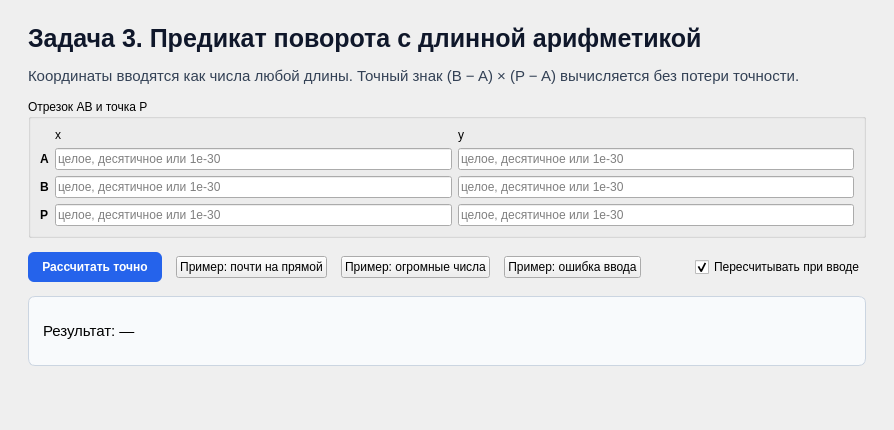
<?xml version="1.0" encoding="UTF-8"?>
<ui version="4.0">
 <class>LongArithmeticPage</class>
 <widget class="QWidget" name="LongArithmeticPage">
  <property name="windowTitle"><string>Предикат с длинной арифметикой</string></property>
  <layout class="QVBoxLayout" name="pageLayout">
   <property name="leftMargin"><number>28</number></property>
   <property name="topMargin"><number>24</number></property>
   <property name="rightMargin"><number>28</number></property>
   <property name="bottomMargin"><number>24</number></property>
   <property name="spacing"><number>14</number></property>
   <item>
    <widget class="QLabel" name="titleLabel">
     <property name="styleSheet"><string notr="true">font-size: 25px; font-weight: 700; color: #0f172a;</string></property>
     <property name="text"><string>Задача 3. Предикат поворота с длинной арифметикой</string></property>
    </widget>
   </item>
   <item>
    <widget class="QLabel" name="descriptionLabel">
     <property name="styleSheet"><string notr="true">font-size: 15px; color: #334155;</string></property>
     <property name="text"><string>Координаты вводятся как числа любой длины. Точный знак (B − A) × (P − A) вычисляется без потери точности.</string></property>
     <property name="wordWrap"><bool>true</bool></property>
    </widget>
   </item>
   <item>
    <widget class="QGroupBox" name="coordinatesGroupBox">
     <property name="title"><string>Отрезок AB и точка P</string></property>
     <layout class="QGridLayout" name="coordinatesLayout">
      <item row="0" column="1"><widget class="QLabel" name="xHeaderLabel"><property name="text"><string>x</string></property></widget></item>
      <item row="0" column="2"><widget class="QLabel" name="yHeaderLabel"><property name="text"><string>y</string></property></widget></item>
      <item row="1" column="0"><widget class="QLabel" name="aLabel"><property name="styleSheet"><string notr="true">font-weight: 700;</string></property><property name="text"><string>A</string></property></widget></item>
      <item row="2" column="0"><widget class="QLabel" name="bLabel"><property name="styleSheet"><string notr="true">font-weight: 700;</string></property><property name="text"><string>B</string></property></widget></item>
      <item row="3" column="0"><widget class="QLabel" name="pLabel"><property name="styleSheet"><string notr="true">font-weight: 700;</string></property><property name="text"><string>P</string></property></widget></item>
      <item row="1" column="1"><widget class="QLineEdit" name="axLineEdit"><property name="minimumSize"><size><width>280</width><height>0</height></size></property><property name="placeholderText"><string>целое, десятичное или 1e-30</string></property></widget></item>
      <item row="1" column="2"><widget class="QLineEdit" name="ayLineEdit"><property name="minimumSize"><size><width>280</width><height>0</height></size></property><property name="placeholderText"><string>целое, десятичное или 1e-30</string></property></widget></item>
      <item row="2" column="1"><widget class="QLineEdit" name="bxLineEdit"><property name="minimumSize"><size><width>280</width><height>0</height></size></property><property name="placeholderText"><string>целое, десятичное или 1e-30</string></property></widget></item>
      <item row="2" column="2"><widget class="QLineEdit" name="byLineEdit"><property name="minimumSize"><size><width>280</width><height>0</height></size></property><property name="placeholderText"><string>целое, десятичное или 1e-30</string></property></widget></item>
      <item row="3" column="1"><widget class="QLineEdit" name="pxLineEdit"><property name="minimumSize"><size><width>280</width><height>0</height></size></property><property name="placeholderText"><string>целое, десятичное или 1e-30</string></property></widget></item>
      <item row="3" column="2"><widget class="QLineEdit" name="pyLineEdit"><property name="minimumSize"><size><width>280</width><height>0</height></size></property><property name="placeholderText"><string>целое, десятичное или 1e-30</string></property></widget></item>
     </layout>
    </widget>
   </item>
   <item>
    <layout class="QHBoxLayout" name="controlsLayout">
     <item><widget class="QPushButton" name="calculateButton"><property name="styleSheet"><string notr="true">background: #2563eb; color: white; border: none; border-radius: 6px; font-weight: 600; padding: 8px 14px;</string></property><property name="text"><string>Рассчитать точно</string></property></widget></item>
     <item><widget class="QPushButton" name="nearLineButton"><property name="text"><string>Пример: почти на прямой</string></property></widget></item>
     <item><widget class="QPushButton" name="largeNumbersButton"><property name="text"><string>Пример: огромные числа</string></property></widget></item>
     <item><widget class="QPushButton" name="invalidInputButton"><property name="text"><string>Пример: ошибка ввода</string></property></widget></item>
     <item><spacer name="controlsSpacer"><property name="orientation"><enum>Qt::Horizontal</enum></property><property name="sizeHint" stdset="0"><size><width>40</width><height>20</height></size></property></spacer></item>
     <item><widget class="QCheckBox" name="onlineCheckBox"><property name="text"><string>Пересчитывать при вводе</string></property><property name="checked"><bool>true</bool></property></widget></item>
    </layout>
   </item>
   <item>
    <widget class="QLabel" name="resultLabel">
     <property name="minimumSize"><size><width>0</width><height>70</height></size></property>
     <property name="styleSheet"><string notr="true">background: #f8fafc; border: 1px solid #cbd5e1; border-radius: 7px; padding: 10px; font-size: 15px;</string></property>
     <property name="text"><string>Результат: —</string></property>
     <property name="wordWrap"><bool>true</bool></property>
    </widget>
   </item>
   <item><spacer name="bottomSpacer"><property name="orientation"><enum>Qt::Vertical</enum></property><property name="sizeHint" stdset="0"><size><width>20</width><height>40</height></size></property></spacer></item>
  </layout>
 </widget>
 <resources/>
 <connections/>
</ui>
